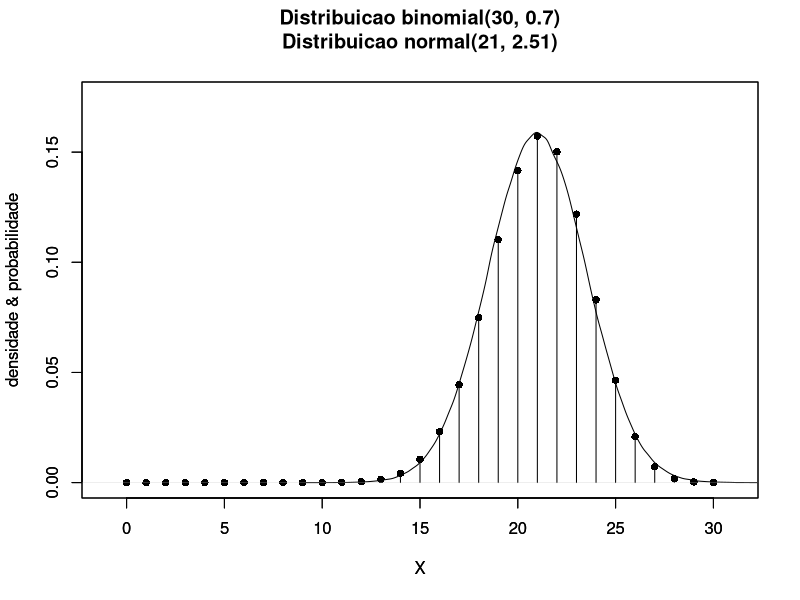

Reproduce this figure in R.
sink("exemplo07_binomial_aproxnormal_n30.txt")
n <- 30
p <- 0.7
cat("X ~ binomial(",n,", ",p,")\n", sep="")
m <- n*p
dp <- sqrt(n*p*(1-p))
cat("Media de X = ",m,"\n", sep="")
cat("Desvio-padrao de X = ",round(dp,2),"\n", sep="")
X <- 0:n
if (n*p > 5 && n*(1-p) > 5 && abs((1/sqrt(n))*(sqrt((1-p)/p)-sqrt(p/(1-p)))) < 0.3)
{cat("\nBinomial(",n,", ",p,") semelhante a Normal(",m,", ",round(dp,2),")\n\n", sep="")} else
{cat("\nBinomial(",n,", ",p,") diferente da Normal(",m,", ",round(dp,2),")\n\n", sep="")}
probbinom <- dbinom(x=X,size=n,prob=p)
probnorm <- dnorm(x=X,mean=m,sd=dp)
print(round((tbl <- data.frame(X,probbinom,probnorm)),6))
sink()
png("exemplo07_binomial_aproxnormal_n30.png")
plot(X,probbinom,type="h",
     main=paste0("Distribuicao binomial(",n,", ",p,")\n\n"),
     xlab="X", ylab="densidade & probabilidade",
     xlim=c(-1,n+1), ylim=c(0,1.1*max(c(max(probbinom),max(probnorm)))),
     lwd=1,col="black")
points(X,probbinom,pch=16,cex=1,col="black")
par(new=TRUE)
rn <- rnorm(n=1e6,mean=m,sd=dp)
plot(density(rn), xlab="X", ylab="densidade & probabilidade",
     main=paste0("Distribuicao normal(",m,", ",round(dp,2),")"),
     xlim=c(-1,n+1), ylim=c(0,1.1*max(c(max(probbinom),max(probnorm)))))
dev.off()

